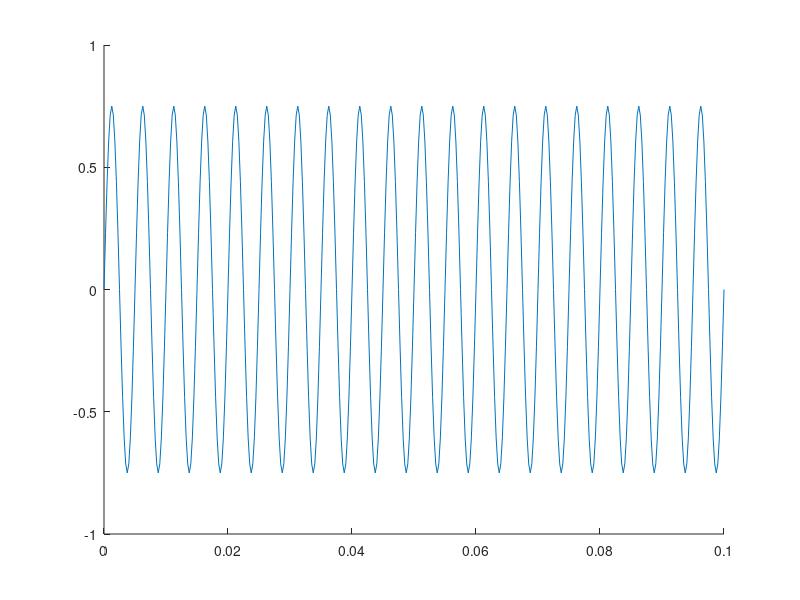

Source code (MATLAB): (Note: this script raises an error after producing the figure.)

close all
%Decimate by a fractional value
fs = 200;
t = 0:1/(20*fs):20/fs;
x = 0.75*sin(2*pi*fs*t);
p=1001;
q=1997;
y = resample(x,p,q);
tnew = 0:1/(20*fs):(20*p)/(fs*q);
plot(t,x,tnew,y);
figure
%Interpolate by a fractional value
y2 = resample(x,q,p);
tnew2 = 0:1/(20*fs):((20*q)/(fs*p)+1/(20*fs));
plot(t,x,tnew2,y2);
